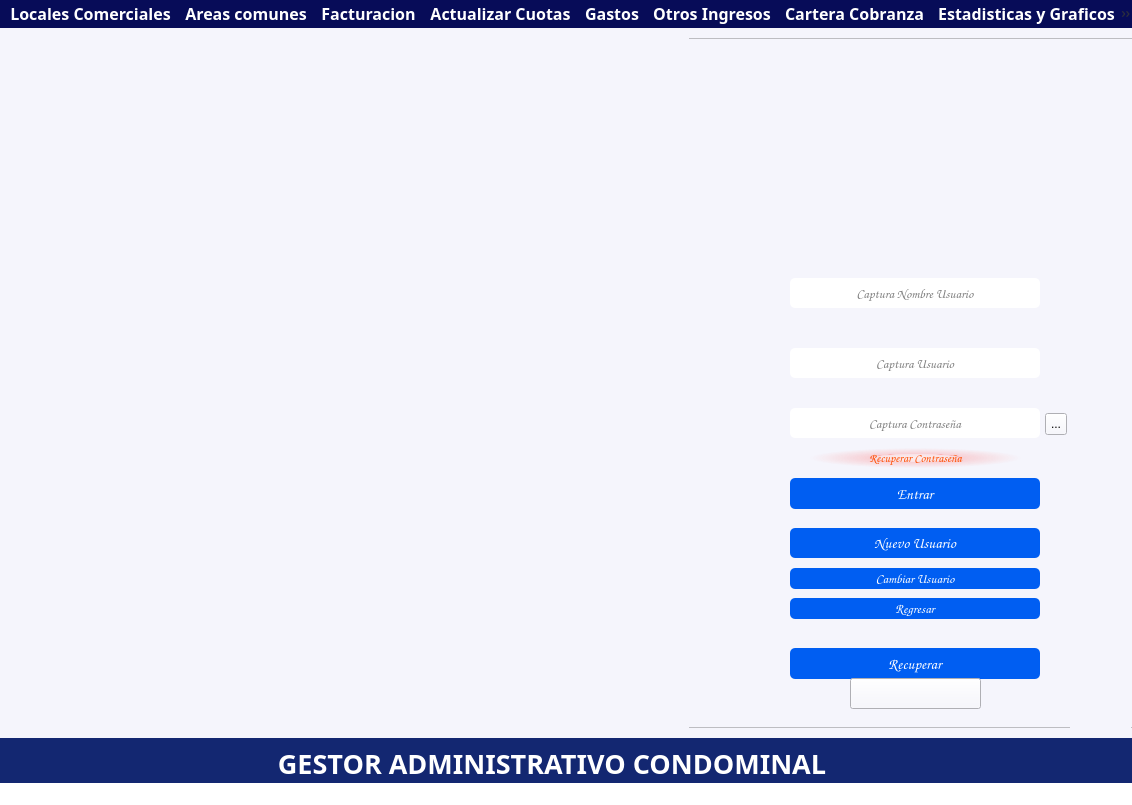
<?xml version="1.0" encoding="UTF-8"?>
<ui version="4.0">
 <class>formMain</class>
 <widget class="QMainWindow" name="formMain">
  <property name="windowModality">
   <enum>Qt::WindowModality::NonModal</enum>
  </property>
  <property name="geometry">
   <rect>
    <x>0</x>
    <y>0</y>
    <width>1132</width>
    <height>805</height>
   </rect>
  </property>
  <property name="focusPolicy">
   <enum>Qt::FocusPolicy::TabFocus</enum>
  </property>
  <property name="contextMenuPolicy">
   <enum>Qt::ContextMenuPolicy::PreventContextMenu</enum>
  </property>
  <property name="windowTitle">
   <string/>
  </property>
  <property name="styleSheet">
   <string notr="true">background-color: rgb(255, 255, 255);</string>
  </property>
  <widget class="QWidget" name="centralwidget">
   <property name="styleSheet">
    <string notr="true">background-color: rgb(245, 245, 252);</string>
   </property>
   <widget class="QLabel" name="lblImagen">
    <property name="geometry">
     <rect>
      <x>9</x>
      <y>9</y>
      <width>680</width>
      <height>695</height>
     </rect>
    </property>
    <property name="text">
     <string/>
    </property>
    <property name="pixmap">
     <pixmap>../imagenes/financier.png</pixmap>
    </property>
    <property name="scaledContents">
     <bool>true</bool>
    </property>
   </widget>
   <widget class="QLabel" name="label">
    <property name="geometry">
     <rect>
      <x>-60</x>
      <y>710</y>
      <width>1231</width>
      <height>51</height>
     </rect>
    </property>
    <property name="font">
     <font>
      <family>Goudy Old Style</family>
      <pointsize>20</pointsize>
      <bold>true</bold>
     </font>
    </property>
    <property name="styleSheet">
     <string notr="true">background-color: rgb(19, 39, 113);
color: rgb(255, 255, 255);</string>
    </property>
    <property name="frameShadow">
     <enum>QFrame::Shadow::Sunken</enum>
    </property>
    <property name="midLineWidth">
     <number>1</number>
    </property>
    <property name="text">
     <string>GESTOR ADMINISTRATIVO CONDOMINAL </string>
    </property>
    <property name="textFormat">
     <enum>Qt::TextFormat::RichText</enum>
    </property>
    <property name="alignment">
     <set>Qt::AlignmentFlag::AlignCenter</set>
    </property>
   </widget>
   <widget class="QFrame" name="frame1">
    <property name="geometry">
     <rect>
      <x>680</x>
      <y>10</y>
      <width>531</width>
      <height>690</height>
     </rect>
    </property>
    <property name="styleSheet">
     <string notr="true"/>
    </property>
    <property name="frameShape">
     <enum>QFrame::Shape::StyledPanel</enum>
    </property>
    <property name="frameShadow">
     <enum>QFrame::Shadow::Raised</enum>
    </property>
    <widget class="QLineEdit" name="txtUsuario">
     <property name="geometry">
      <rect>
       <x>110</x>
       <y>310</y>
       <width>250</width>
       <height>30</height>
      </rect>
     </property>
     <property name="font">
      <font>
       <family>Comic Sans MS</family>
       <pointsize>10</pointsize>
       <bold>false</bold>
      </font>
     </property>
     <property name="styleSheet">
      <string notr="true">background-color: rgb(255, 255, 255);
border-radius:5px;</string>
     </property>
     <property name="text">
      <string/>
     </property>
     <property name="cursorPosition">
      <number>0</number>
     </property>
     <property name="alignment">
      <set>Qt::AlignmentFlag::AlignCenter</set>
     </property>
     <property name="placeholderText">
      <string>Captura Usuario</string>
     </property>
    </widget>
    <widget class="QLineEdit" name="txtPassword">
     <property name="geometry">
      <rect>
       <x>110</x>
       <y>370</y>
       <width>250</width>
       <height>30</height>
      </rect>
     </property>
     <property name="font">
      <font>
       <family>Comic Sans MS</family>
       <pointsize>10</pointsize>
      </font>
     </property>
     <property name="cursor">
      <cursorShape>ArrowCursor</cursorShape>
     </property>
     <property name="styleSheet">
      <string notr="true">background-color: rgb(255, 255, 255);
border-radius:5px;</string>
     </property>
     <property name="text">
      <string/>
     </property>
     <property name="echoMode">
      <enum>QLineEdit::EchoMode::Password</enum>
     </property>
     <property name="cursorPosition">
      <number>0</number>
     </property>
     <property name="alignment">
      <set>Qt::AlignmentFlag::AlignCenter</set>
     </property>
     <property name="placeholderText">
      <string>Captura Contraseña</string>
     </property>
    </widget>
    <widget class="QPushButton" name="btnEntrar">
     <property name="geometry">
      <rect>
       <x>110</x>
       <y>440</y>
       <width>250</width>
       <height>31</height>
      </rect>
     </property>
     <property name="font">
      <font>
       <family>Comic Sans MS</family>
       <pointsize>11</pointsize>
       <bold>true</bold>
      </font>
     </property>
     <property name="cursor">
      <cursorShape>PointingHandCursor</cursorShape>
     </property>
     <property name="styleSheet">
      <string notr="true">background-color: rgb(0, 94, 242);
color: rgb(255, 255, 255);
border-radius:5px;</string>
     </property>
     <property name="text">
      <string>Entrar</string>
     </property>
    </widget>
    <widget class="QPushButton" name="btnRegresar">
     <property name="geometry">
      <rect>
       <x>110</x>
       <y>560</y>
       <width>250</width>
       <height>21</height>
      </rect>
     </property>
     <property name="font">
      <font>
       <family>Comic Sans MS</family>
       <pointsize>10</pointsize>
       <bold>true</bold>
      </font>
     </property>
     <property name="cursor">
      <cursorShape>PointingHandCursor</cursorShape>
     </property>
     <property name="styleSheet">
      <string notr="true">background-color: rgb(0, 94, 242);
color: rgb(255, 255, 255);
border-radius:5px;</string>
     </property>
     <property name="text">
      <string>Regresar</string>
     </property>
    </widget>
    <widget class="QPushButton" name="btnNewUser">
     <property name="geometry">
      <rect>
       <x>110</x>
       <y>490</y>
       <width>250</width>
       <height>30</height>
      </rect>
     </property>
     <property name="font">
      <font>
       <family>Comic Sans MS</family>
       <pointsize>11</pointsize>
       <bold>true</bold>
      </font>
     </property>
     <property name="cursor">
      <cursorShape>PointingHandCursor</cursorShape>
     </property>
     <property name="styleSheet">
      <string notr="true">background-color: rgb(0, 94, 242);
color: rgb(255, 255, 255);
border-radius:5px;</string>
     </property>
     <property name="text">
      <string>Nuevo Usuario</string>
     </property>
    </widget>
    <widget class="QLineEdit" name="txtNameUser">
     <property name="geometry">
      <rect>
       <x>110</x>
       <y>240</y>
       <width>250</width>
       <height>30</height>
      </rect>
     </property>
     <property name="font">
      <font>
       <family>Comic Sans MS</family>
       <pointsize>10</pointsize>
       <bold>false</bold>
      </font>
     </property>
     <property name="contextMenuPolicy">
      <enum>Qt::ContextMenuPolicy::ActionsContextMenu</enum>
     </property>
     <property name="styleSheet">
      <string notr="true">background-color: rgb(255, 255, 255);

border-radius:5px;</string>
     </property>
     <property name="text">
      <string/>
     </property>
     <property name="cursorPosition">
      <number>0</number>
     </property>
     <property name="alignment">
      <set>Qt::AlignmentFlag::AlignCenter</set>
     </property>
     <property name="placeholderText">
      <string>Captura Nombre Usuario</string>
     </property>
     <property name="cursorMoveStyle">
      <enum>Qt::CursorMoveStyle::VisualMoveStyle</enum>
     </property>
    </widget>
    <widget class="QLabel" name="lblRecPassword">
     <property name="geometry">
      <rect>
       <x>130</x>
       <y>410</y>
       <width>211</width>
       <height>20</height>
      </rect>
     </property>
     <property name="font">
      <font>
       <family>Comic Sans MS</family>
       <italic>true</italic>
       <underline>false</underline>
      </font>
     </property>
     <property name="cursor">
      <cursorShape>PointingHandCursor</cursorShape>
     </property>
     <property name="styleSheet">
      <string notr="true">color: rgb(255, 78, 2);
background-color: qradialgradient(spread:pad, cx:0.5, cy:0.5, radius:0.5, fx:0.5, fy:0.5, stop:0 rgba(255, 235, 235, 206), stop:0.35 rgba(255, 188, 188, 80), stop:0.4 rgba(255, 162, 162, 80), stop:0.425 rgba(255, 132, 132, 156), stop:0.44 rgba(252, 128, 128, 80), stop:1 rgba(255, 255, 255, 0));</string>
     </property>
     <property name="frameShadow">
      <enum>QFrame::Shadow::Plain</enum>
     </property>
     <property name="text">
      <string>Recuperar Contraseña</string>
     </property>
     <property name="alignment">
      <set>Qt::AlignmentFlag::AlignCenter</set>
     </property>
     <property name="openExternalLinks">
      <bool>false</bool>
     </property>
    </widget>
    <widget class="QPushButton" name="btnRecuperar">
     <property name="geometry">
      <rect>
       <x>110</x>
       <y>610</y>
       <width>250</width>
       <height>31</height>
      </rect>
     </property>
     <property name="font">
      <font>
       <family>Comic Sans MS</family>
       <pointsize>11</pointsize>
       <bold>true</bold>
      </font>
     </property>
     <property name="cursor">
      <cursorShape>PointingHandCursor</cursorShape>
     </property>
     <property name="styleSheet">
      <string notr="true">background-color: rgb(0, 94, 242);
color: rgb(255, 255, 255);
border-radius:5px;</string>
     </property>
     <property name="text">
      <string>Recuperar</string>
     </property>
     <property name="flat">
      <bool>false</bool>
     </property>
    </widget>
    <widget class="QPushButton" name="btnInvisible">
     <property name="geometry">
      <rect>
       <x>170</x>
       <y>640</y>
       <width>131</width>
       <height>31</height>
      </rect>
     </property>
     <property name="cursor">
      <cursorShape>PointingHandCursor</cursorShape>
     </property>
     <property name="styleSheet">
      <string notr="true">background-color: rgb(245, 245, 252);
</string>
     </property>
     <property name="text">
      <string/>
     </property>
     <property name="autoDefault">
      <bool>false</bool>
     </property>
     <property name="flat">
      <bool>false</bool>
     </property>
    </widget>
    <widget class="QLabel" name="label_2">
     <property name="geometry">
      <rect>
       <x>170</x>
       <y>70</y>
       <width>121</width>
       <height>101</height>
      </rect>
     </property>
     <property name="text">
      <string/>
     </property>
     <property name="pixmap">
      <pixmap>../iconos/Oxygen-Icons.org-Oxygen-Apps-preferences-system-login.256.png</pixmap>
     </property>
     <property name="scaledContents">
      <bool>true</bool>
     </property>
    </widget>
    <widget class="QToolButton" name="toolButton">
     <property name="geometry">
      <rect>
       <x>365</x>
       <y>375</y>
       <width>22</width>
       <height>22</height>
      </rect>
     </property>
     <property name="text">
      <string>...</string>
     </property>
    </widget>
    <widget class="QPushButton" name="btnCambiarUsuario">
     <property name="geometry">
      <rect>
       <x>110</x>
       <y>530</y>
       <width>250</width>
       <height>21</height>
      </rect>
     </property>
     <property name="font">
      <font>
       <family>Comic Sans MS</family>
       <pointsize>10</pointsize>
       <bold>true</bold>
      </font>
     </property>
     <property name="cursor">
      <cursorShape>PointingHandCursor</cursorShape>
     </property>
     <property name="styleSheet">
      <string notr="true">background-color: rgb(0, 94, 242);
color: rgb(255, 255, 255);
border-radius:5px;</string>
     </property>
     <property name="text">
      <string>Cambiar Usuario</string>
     </property>
    </widget>
    <zorder>txtUsuario</zorder>
    <zorder>txtPassword</zorder>
    <zorder>btnEntrar</zorder>
    <zorder>btnRegresar</zorder>
    <zorder>btnNewUser</zorder>
    <zorder>txtNameUser</zorder>
    <zorder>btnRecuperar</zorder>
    <zorder>lblRecPassword</zorder>
    <zorder>btnInvisible</zorder>
    <zorder>label_2</zorder>
    <zorder>toolButton</zorder>
    <zorder>btnCambiarUsuario</zorder>
   </widget>
   <widget class="QPushButton" name="btnIngresar">
    <property name="geometry">
     <rect>
      <x>10</x>
      <y>10</y>
      <width>91</width>
      <height>61</height>
     </rect>
    </property>
    <property name="font">
     <font>
      <family>Comic Sans MS</family>
      <pointsize>10</pointsize>
      <bold>true</bold>
     </font>
    </property>
    <property name="cursor">
     <cursorShape>PointingHandCursor</cursorShape>
    </property>
    <property name="toolTip">
     <string>&lt;html&gt;&lt;head/&gt;&lt;body&gt;&lt;p&gt;&lt;span style=&quot; font-size:12pt; color:#010223;&quot;&gt;Ingresar Sistema&lt;/span&gt;&lt;/p&gt;&lt;/body&gt;&lt;/html&gt;</string>
    </property>
    <property name="styleSheet">
     <string notr="true">
color: rgb(255, 255, 255);
border-radius:5px;</string>
    </property>
    <property name="text">
     <string/>
    </property>
    <property name="icon">
     <iconset>
      <normaloff>../iconos/Webiconset-Application-Register.128 (1).png</normaloff>../iconos/Webiconset-Application-Register.128 (1).png</iconset>
    </property>
    <property name="iconSize">
     <size>
      <width>50</width>
      <height>50</height>
     </size>
    </property>
   </widget>
   <widget class="QPushButton" name="btnSalirPP">
    <property name="geometry">
     <rect>
      <x>1070</x>
      <y>660</y>
      <width>61</width>
      <height>45</height>
     </rect>
    </property>
    <property name="font">
     <font>
      <family>Comic Sans MS</family>
      <pointsize>8</pointsize>
      <bold>true</bold>
     </font>
    </property>
    <property name="cursor">
     <cursorShape>PointingHandCursor</cursorShape>
    </property>
    <property name="focusPolicy">
     <enum>Qt::FocusPolicy::WheelFocus</enum>
    </property>
    <property name="toolTip">
     <string>&lt;html&gt;&lt;head/&gt;&lt;body&gt;&lt;p&gt;&lt;span style=&quot; font-size:12pt; color:#010223;&quot;&gt;Salir Sistema&lt;/span&gt;&lt;/p&gt;&lt;/body&gt;&lt;/html&gt;</string>
    </property>
    <property name="styleSheet">
     <string notr="true">color: rgb(255, 255, 255);
border-radius:5px;</string>
    </property>
    <property name="text">
     <string/>
    </property>
    <property name="icon">
     <iconset>
      <normaloff>../iconos/eliminar.png</normaloff>../iconos/eliminar.png</iconset>
    </property>
    <property name="iconSize">
     <size>
      <width>50</width>
      <height>50</height>
     </size>
    </property>
    <property name="flat">
     <bool>false</bool>
    </property>
   </widget>
   <widget class="QLabel" name="lblName_User">
    <property name="geometry">
     <rect>
      <x>5</x>
      <y>690</y>
      <width>161</width>
      <height>20</height>
     </rect>
    </property>
    <property name="font">
     <font>
      <family>Comic Sans MS</family>
      <pointsize>9</pointsize>
     </font>
    </property>
    <property name="styleSheet">
     <string notr="true">color: rgb(255, 78, 2);</string>
    </property>
    <property name="text">
     <string/>
    </property>
    <property name="alignment">
     <set>Qt::AlignmentFlag::AlignBottom|Qt::AlignmentFlag::AlignLeading|Qt::AlignmentFlag::AlignLeft</set>
    </property>
    <property name="indent">
     <number>0</number>
    </property>
   </widget>
   <zorder>frame1</zorder>
   <zorder>lblImagen</zorder>
   <zorder>label</zorder>
   <zorder>btnIngresar</zorder>
   <zorder>btnSalirPP</zorder>
   <zorder>lblName_User</zorder>
  </widget>
  <widget class="QMenuBar" name="menubar">
   <property name="geometry">
    <rect>
     <x>0</x>
     <y>0</y>
     <width>1132</width>
     <height>24</height>
    </rect>
   </property>
   <property name="sizePolicy">
    <sizepolicy hsizetype="Ignored" vsizetype="Ignored">
     <horstretch>0</horstretch>
     <verstretch>0</verstretch>
    </sizepolicy>
   </property>
   <property name="font">
    <font>
     <family>Goudy Old Style</family>
     <pointsize>12</pointsize>
     <bold>true</bold>
    </font>
   </property>
   <property name="cursor">
    <cursorShape>PointingHandCursor</cursorShape>
   </property>
   <property name="contextMenuPolicy">
    <enum>Qt::ContextMenuPolicy::ActionsContextMenu</enum>
   </property>
   <property name="layoutDirection">
    <enum>Qt::LayoutDirection::LeftToRight</enum>
   </property>
   <property name="styleSheet">
    <string notr="true">background-color: rgb(7, 12, 88);

color: rgb(255, 255, 255);</string>
   </property>
   <widget class="QMenu" name="menuLocales_Comerciales">
    <property name="title">
     <string>Locales Comerciales</string>
    </property>
    <addaction name="actionRegMovCM"/>
    <addaction name="actionAltaLocal"/>
   </widget>
   <widget class="QMenu" name="menuAreas_comunes">
    <property name="title">
     <string>Areas comunes</string>
    </property>
    <addaction name="actionRegMovAC"/>
    <addaction name="actionAltaAC"/>
    <addaction name="actionRegContrato"/>
    <addaction name="actionBuscar_Contratos"/>
   </widget>
   <widget class="QMenu" name="menuFacturacion">
    <property name="title">
     <string>Facturacion</string>
    </property>
    <addaction name="actionRegistrar_cliente"/>
    <addaction name="actionFacturacion_Masiva"/>
    <addaction name="separator"/>
   </widget>
   <widget class="QMenu" name="menuActualizar_Cuotas">
    <property name="title">
     <string>Actualizar Cuotas</string>
    </property>
    <addaction name="actionLocales_Comerciales"/>
    <addaction name="actionAreas_Comunes"/>
   </widget>
   <widget class="QMenu" name="menuGastos_Egresos">
    <property name="title">
     <string>Gastos</string>
    </property>
    <addaction name="actionRegistrar_Gastos"/>
    <addaction name="actionReporte_Gastos"/>
    <addaction name="actionAlta_Prest_Serv"/>
    <addaction name="actionAlta_Empleado"/>
   </widget>
   <widget class="QMenu" name="menuOtros_Ingresos">
    <property name="title">
     <string>Otros Ingresos</string>
    </property>
    <addaction name="actionReporte_Ingresos"/>
    <addaction name="actionRegistro_O_Ingresos"/>
   </widget>
   <widget class="QMenu" name="menuCartera_Cobranza">
    <property name="title">
     <string>Cartera Cobranza</string>
    </property>
    <addaction name="actionCartera_Cuotas_Mantto"/>
    <addaction name="actionCartera_Areas_Comunes"/>
   </widget>
   <widget class="QMenu" name="menuEstadisticas_y_Graficos">
    <property name="title">
     <string>Estadisticas y Graficos</string>
    </property>
    <addaction name="actionDashboard_Ingresos"/>
    <addaction name="actionDashboard_Gastos"/>
    <addaction name="actionDasboard_Cartera_CM"/>
    <addaction name="actionDasboard_Cartera_AC"/>
   </widget>
   <widget class="QMenu" name="menuAyuda">
    <property name="title">
     <string>Ayuda</string>
    </property>
    <addaction name="actionContacto"/>
    <addaction name="actionManuales"/>
   </widget>
   <widget class="QMenu" name="menuConfiguracion">
    <property name="title">
     <string>Configuracion</string>
    </property>
    <addaction name="actionCarga_Locales"/>
    <addaction name="actionCarga_Areas_Comunes"/>
    <addaction name="actionCarga_Clientes"/>
    <addaction name="actionCarga_Contratos"/>
    <addaction name="actionCarga_Saldos_Iniciales"/>
    <addaction name="actionRegCuentas"/>
   </widget>
   <addaction name="menuLocales_Comerciales"/>
   <addaction name="menuAreas_comunes"/>
   <addaction name="menuFacturacion"/>
   <addaction name="menuActualizar_Cuotas"/>
   <addaction name="menuGastos_Egresos"/>
   <addaction name="menuOtros_Ingresos"/>
   <addaction name="menuCartera_Cobranza"/>
   <addaction name="menuEstadisticas_y_Graficos"/>
   <addaction name="menuConfiguracion"/>
   <addaction name="menuAyuda"/>
  </widget>
  <widget class="QStatusBar" name="statusBar">
   <property name="maximumSize">
    <size>
     <width>16777215</width>
     <height>16777213</height>
    </size>
   </property>
   <property name="font">
    <font>
     <family>Comic Sans MS</family>
    </font>
   </property>
   <property name="cursor">
    <cursorShape>PointingHandCursor</cursorShape>
   </property>
  </widget>
  <action name="actionRegMovCM">
   <property name="text">
    <string>Reg. Movimientos CM</string>
   </property>
   <property name="font">
    <font/>
   </property>
   <property name="shortcut">
    <string>Ctrl+C</string>
   </property>
  </action>
  <action name="actionAltaLocal">
   <property name="text">
    <string>Alta Local Comercial</string>
   </property>
  </action>
  <action name="actionRegMovAC">
   <property name="text">
    <string>Reg. Movimientos AC</string>
   </property>
   <property name="shortcut">
    <string>Ctrl+A</string>
   </property>
  </action>
  <action name="actionAltaAC">
   <property name="text">
    <string>Alta Area Comun</string>
   </property>
  </action>
  <action name="actionRegContrato">
   <property name="text">
    <string>Registrar Contrato</string>
   </property>
  </action>
  <action name="actionReporte_Gastos">
   <property name="text">
    <string>Reporte Gastos</string>
   </property>
  </action>
  <action name="actionRegistro_O_Ingresos">
   <property name="text">
    <string>Registro otros Ingresos</string>
   </property>
  </action>
  <action name="actionReporte_Ingresos">
   <property name="text">
    <string>Reporte Ingresos</string>
   </property>
  </action>
  <action name="actionCartera_Cuotas_Mantto">
   <property name="text">
    <string>Cuotas Locales Comerciales</string>
   </property>
  </action>
  <action name="actionCartera_Areas_Comunes">
   <property name="text">
    <string>Cuotas Areas Comunes</string>
   </property>
  </action>
  <action name="actionDashboard_Gastos">
   <property name="text">
    <string>Dashboard Gastos</string>
   </property>
  </action>
  <action name="actionDashboard_Ingresos">
   <property name="text">
    <string>Dashboard Ingresos</string>
   </property>
  </action>
  <action name="actionDasboard_Cartera_CM">
   <property name="text">
    <string>Dasboard Cartera Locales</string>
   </property>
  </action>
  <action name="actionDasboard_Cartera_AC">
   <property name="text">
    <string>Dasboard Cartera Areas</string>
   </property>
  </action>
  <action name="actionNuevo_Usuario">
   <property name="text">
    <string>Nuevo Usuario</string>
   </property>
  </action>
  <action name="actionCambiar_Usuario">
   <property name="text">
    <string>Cambiar Usuario</string>
   </property>
  </action>
  <action name="actionRegistro_Empresa">
   <property name="text">
    <string>Registro Empresa</string>
   </property>
  </action>
  <action name="actionRegistro_Proveedor">
   <property name="text">
    <string>Registro Proveedor</string>
   </property>
  </action>
  <action name="actionRegistro_Empleado">
   <property name="text">
    <string>Registro Empleado</string>
   </property>
  </action>
  <action name="actionContacto">
   <property name="text">
    <string>Contacto</string>
   </property>
  </action>
  <action name="actionManuales">
   <property name="text">
    <string>Manuales</string>
   </property>
  </action>
  <action name="actionRegistrar_Cliente">
   <property name="text">
    <string>Registrar Cliente</string>
   </property>
  </action>
  <action name="actionAlta_Proveedor">
   <property name="text">
    <string>Alta Proveedor</string>
   </property>
  </action>
  <action name="actionEditar">
   <property name="text">
    <string>Editar</string>
   </property>
  </action>
  <action name="actionRegistrar_cliente">
   <property name="text">
    <string>Registrar Cliente</string>
   </property>
  </action>
  <action name="actionRegistrar_Gastos">
   <property name="text">
    <string>Registro de Gastos</string>
   </property>
  </action>
  <action name="actionAlta_Prest_Serv">
   <property name="text">
    <string>Reg Prestador Servicios</string>
   </property>
  </action>
  <action name="actionAlta_Empleado">
   <property name="text">
    <string>Reg Empleados</string>
   </property>
  </action>
  <action name="actionFacturacion_Masiva">
   <property name="text">
    <string>Facturacion Masiva</string>
   </property>
  </action>
  <action name="actionLocales_Comerciales">
   <property name="text">
    <string>Locales Comerciales</string>
   </property>
  </action>
  <action name="actionAreas_Comunes">
   <property name="text">
    <string>Areas Comunes</string>
   </property>
  </action>
  <action name="actionRegistrar_Empresa">
   <property name="text">
    <string>Registrar Empresa</string>
   </property>
  </action>
  <action name="actionCambiar_usuario">
   <property name="text">
    <string>Cambiar Usuario</string>
   </property>
  </action>
  <action name="actionCarga_Clientes">
   <property name="text">
    <string>Carga Clientes</string>
   </property>
  </action>
  <action name="actionCarga_Locales">
   <property name="text">
    <string>Carga Locales</string>
   </property>
  </action>
  <action name="actionCarga_Areas_Comunes">
   <property name="text">
    <string>Carga Areas Comunes</string>
   </property>
  </action>
  <action name="actionCarga_Contratos">
   <property name="text">
    <string>Carga Contratos</string>
   </property>
  </action>
  <action name="actionCarga_Saldos_Iniciales">
   <property name="text">
    <string>Carga Saldos Iniciales</string>
   </property>
  </action>
  <action name="actionRegCuentas">
   <property name="text">
    <string>Cuentas Bancarias</string>
   </property>
  </action>
  <action name="actionBuscar_Contratos">
   <property name="text">
    <string>Buscar Contratos</string>
   </property>
  </action>
 </widget>
 <resources/>
 <connections/>
</ui>
